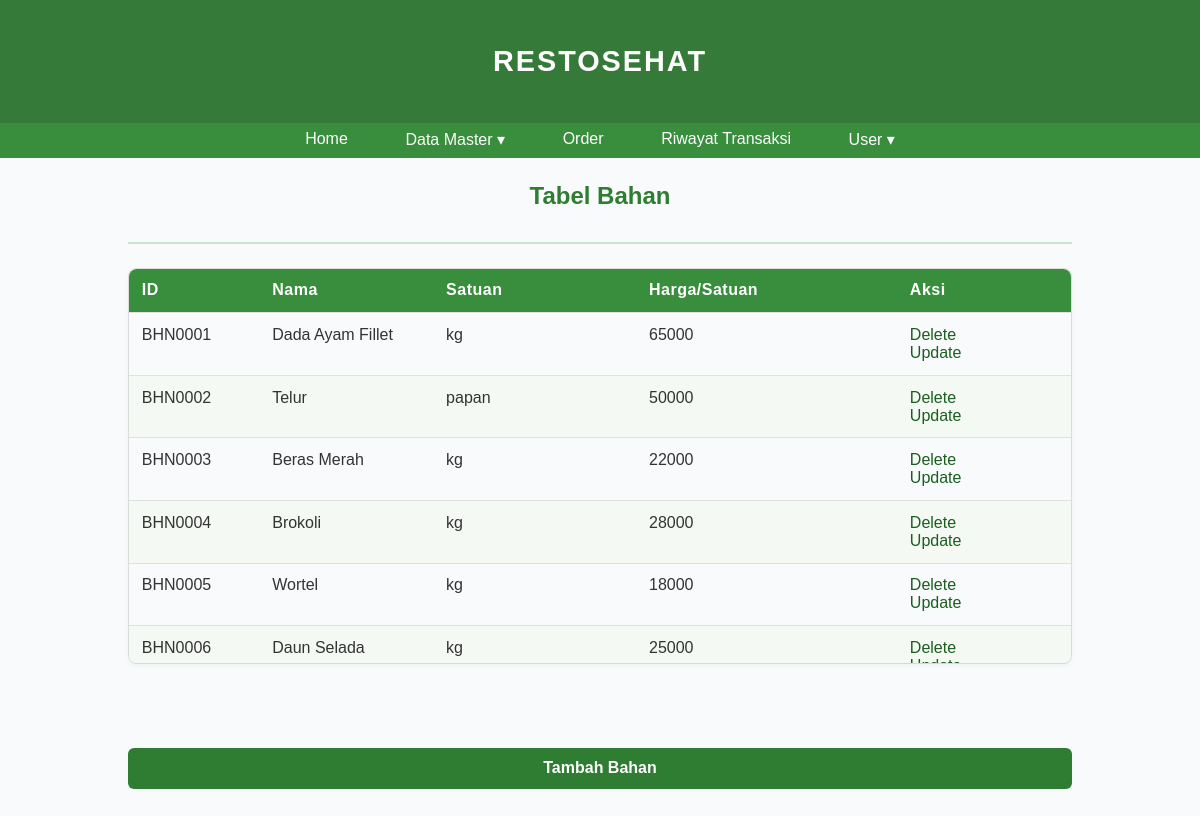
Page /bahan (signed in) on the committed database.
### main.py (models this page shows, shortened)
class Bahan(db.Model):
    idPrefix = 'BHN'
    id = db.Column(db.String(5), primary_key=True)
    namaBahan = db.Column(db.String(25), nullable=False)
    satuan = db.Column(db.String(8), nullable=False)
    hargaPerSatuan = db.Column(db.Integer, nullable=False)
    stocks = db.relationship('Stock', backref='bahan', lazy=True, cascade="all, delete-orphan")
    riwayat = db.relationship('Riwayat', backref='bahan', lazy=True)

### main.py (the view)
@app.route("/bahan")
@login_required
def bahan():
    items = Bahan.query.order_by(Bahan.id).all()
    return render_template('bahan.html', items=items)

### main.py (called while the page is built)
@login_manager.user_loader
def load_user(user_id):
    return User.query.get(user_id)

### templates/bahan.html (shortened to what this page needs)
{% extends 'base.html' %}
{% block body %}
<div class="content">
    <div class="head-content">
        <p>Tabel Bahan</p>
    </div>
    <div class="main-content">
        {% if items|length < 1 %}
        <h4>Kosong</h4>
        {% else %}
        <div class="table-container">
            <table>
                <thead>
                    <tr>
                        <th>ID</th>
                        <th>Nama</th>
                        <th>Satuan</th>
                        <th>Harga/Satuan</th>
                        {% if current_user.role == 'Staf Pembelian' %}
                        <th>Aksi</th>
                        {% endif %}
                    </tr>
                </thead>
                <tbody>
                    {% for item in items %}
                    <tr>
                        <td>{{ item.id }}</td>
                        <td>{{ item.namaBahan }}</td>
                        <td>{{ item.satuan }}</td>
                        <td>{{ item.hargaPerSatuan }}</td>
                        {% if current_user.role == 'Staf Pembelian' %}
                        <td>
                            <a href="/delete_bahan/{{item.id}}">Delete</a>
                            <br>
                            <a href="/update_bahan/{{item.id}}">Update</a>
                        </td>
                        {% endif %}
                    </tr>
                    {% endfor %}
                </tbody>
            </table>
        </div>
        {% endif %}
        {% if current_user.role == 'Staf Pembelian' %}
        <br><br>
        <input type="submit" value="Tambah Bahan" onclick="window.location.href='/tambah_bahan'">
        {% endif %}
    </div>
</div>
{% endblock %}

### static/main.css (style rules this page uses)
body { margin: 0; padding: 0; font-family: 'Poppins', sans-serif; background-color: #f9fafb; color: #333; }
.content { background: transparent !important; box-shadow: none !important; border-radius: 0 !important; max-width: 100% !important; width: 100% !important; padding: 2rem 4rem !important; margin: 0 auto !important; }
.head-content { text-align: center; font-size: 1.5rem; font-weight: 600; color: #2e7d32; border-bottom: 2px solid #c8e6c9; padding-bottom: 0.5rem; margin-bottom: 1.5rem; }
.main-content { display: flex; flex-direction: column; align-items: center; gap: 1.5rem; }
table { width: 100%; border-collapse: collapse; border-radius: 8px; overflow: hidden; box-shadow: 0 2px 6px rgba(0, 0, 0, 0.05); }
th { background-color: #388e3c; color: white; text-align: left; padding: 0.8rem; font-weight: 600; letter-spacing: 0.5px; }
td { padding: 0.8rem; border-bottom: 1px solid #e0e0e0; }
tr:nth-child(even) { background-color: #f4f9f4; }
td a { text-decoration: none; color: #1b5e20; font-weight: 500; transition: color 0.2s ease-in-out; }
.main-content input[type="submit"] { background-color: #2e7d32; color: white; border: none; padding: 0.7rem 1.4rem; border-radius: 6px; font-weight: 600; font-size: 1rem; cursor: pointer; transition: 0.2s ease-in-out; width: 100%; }
.table-container { max-height: 400px; border: 1px solid #e0e0e0; border-radius: 8px; }
.table-container table { width: 100%; border-collapse: collapse; }
.table-container thead { display: table; width: 100%; table-layout: fixed; }
.table-container thead th { position: sticky; top: 0; background-color: #388e3c; color: white; z-index: 1; text-align: left; padding: 0.8rem; border-bottom: 1px solid #e0e0e0; }
.table-container tbody { display: block; max-height: 350px; overflow-y: auto; width: 100%; }
.table-container tbody tr { display: table; width: 100%; table-layout: fixed; }
.table-container tbody tr:nth-child(even) { background-color: #f4f9f4; }
.table-container td { padding: 0.8rem; border-bottom: 1px solid #e0e0e0; }
table { width: 100% !important; table-layout: auto !important; border-collapse: collapse; word-wrap: break-word; white-space: normal; }
th, td { word-break: break-word; white-space: normal; padding: 0.8rem 1rem; }
.content { max-width: 1360px; width: min(95vw, 1360px); }
table { width: 100%; table-layout: auto; border-collapse: collapse; }
th, td { white-space: nowrap; padding: 0.8rem 1rem; text-align: left; }
.content, .main-content, .table-container { overflow-x: visible !important; }
:root { --page-max: 1200px; }
.head-name, .navbar, .content { max-width: var(--page-max); width: min(96vw, var(--page-max)); margin-left: auto; margin-right: auto; }
.content { padding-inline: clamp(16px, 2vw, 32px); }
*, *::before, *::after { box-sizing: border-box; }
html, body { width: 100%; overflow-x: hidden; }
:root { --page-max: 1280px; }
.head-name, .navbar, .content { max-width: var(--page-max); width: min(96vw, var(--page-max)); margin: 0 auto; }
table { width: 100% !important; max-width: 100% !important; table-layout: auto !important; border-collapse: collapse; }
th, td { min-width: 0 !important; padding: 0.75rem 1rem; text-align: left; white-space: nowrap; }
@media (max-width: 1280px) { th, td { white-space: normal; word-break: break-word; } }
table, .table-container { width: 100% !important; }
th:nth-child(n), td:nth-child(n) { min-width: 0 !important; }
body { overflow-x: hidden; }
html, body { overflow-x: hidden; }
html, body { margin: 0 !important; padding: 0 !important; overflow-x: hidden; background-color: #f9fafb; }
.content, .container, main { margin-top: 0 !important; padding-top: 0 !important; }
table { width: 100% !important; table-layout: fixed !important; border-collapse: collapse; }
table th, table td { white-space: normal !important; overflow-wrap: anywhere; word-break: break-word; hyphens: auto; vertical-align: top; }
table th:nth-child(1), table td:nth-child(1) { width: 9ch; }
table th:nth-child(2), table td:nth-child(2) { width: 12ch; }
table th:nth-child(3), table td:nth-child(3) { width: 14ch; }
table th:nth-child(4), table td:nth-child(4) { width: 18ch; }
table th:nth-child(5), table td:nth-child(5) { width: 12ch; }

### rows in the picture
Bahan: id "BHN0001", namaBahan "Dada Ayam Fillet", satuan "kg", hargaPerSatuan "65000"
Bahan: id "BHN0002", namaBahan "Telur", satuan "papan", hargaPerSatuan "50000"
Bahan: id "BHN0003", namaBahan "Beras Merah", satuan "kg", hargaPerSatuan "22000"
Bahan: id "BHN0004", namaBahan "Brokoli", satuan "kg", hargaPerSatuan "28000"
Bahan: id "BHN0005", namaBahan "Wortel", satuan "kg", hargaPerSatuan "18000"
Bahan: id "BHN0006", namaBahan "Daun Selada", satuan "kg", hargaPerSatuan "25000"
